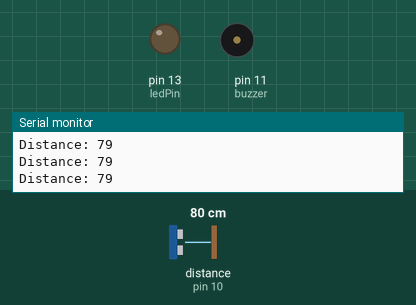
Bench run of a sketch on a simulated Arduino Uno, built with avr-gcc and run on an emulated ATmega328P. Parts: output pins drawn as LEDs (lit = HIGH), buzzer (waves = sounding, pin HIGH), the last lines printed to the serial monitor. Wiring (inferred from the names in the program): ultrasonic range finder: trigger pin 9; echo pin 10. The inputs (shaded band) are chosen by the test bench; at power-on: distance to the obstacle (sensor on pin 10) 80 cm. The echo pulse lasts 58.3 µs per cm; pins used as bus, display or sensor lines are not drawn.

Above: at 1.2 s.
1.3 s: distance to the obstacle (sensor on pin 10) set to 35 cm
2.8 s: distance to the obstacle (sensor on pin 10) set to 28 cm
At 3.3 s:
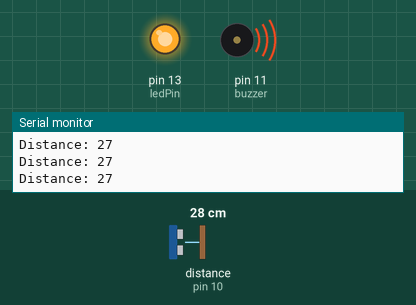
4.3 s: distance to the obstacle (sensor on pin 10) set to 60 cm
At 5.7 s:
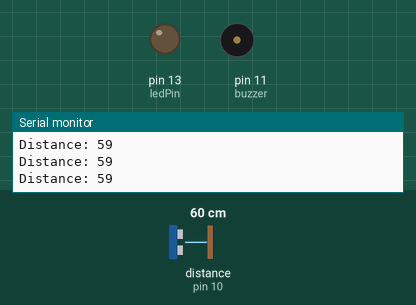
7.3 s: distance to the obstacle (sensor on pin 10) set to 18 cm
At 7.9 s:
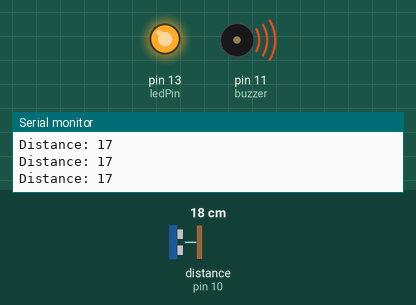
Timing chart, 0 to 9.8 s (numbered marks = the images above; inputs shaded):
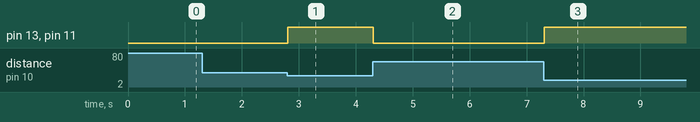

Measured:
- the behaviour switches between 32 and 31 cm on distance to the obstacle (sensor on pin 10) (found by bisection; images 0 and 1)
- after the input at 2.8 s, pin 13 (ledPin), pin 11 (buzzer): LOW → HIGH at once
- after the input at 4.3 s, pin 13 (ledPin), pin 11 (buzzer): HIGH → LOW at once
- after the input at 7.3 s, pin 13 (ledPin), pin 11 (buzzer): LOW → HIGH at once

The sketch:

Pendeteksi_jarak.ino
```cpp
// Projek rancang bangun Tongkat pintar Tunanetra dengan menggunakan mikrokontroler Arduino
// SOURCH CODE PENDETEKSI JARAK


// Mendefinisikan nomor pin
const int trigPin = 9;
const int echoPin = 10;
const int buzzer = 11;
const int ledPin = 13;

// definisi variable
long duration;
int distance;
int safetyDistance;


void setup()
{
pinMode(trigPin, OUTPUT);
pinMode(echoPin, INPUT);
pinMode(buzzer, OUTPUT);
pinMode(ledPin, OUTPUT);
Serial.begin(9600); //
}


void loop() {
// Clears the trigPin
digitalWrite(trigPin, LOW);
delayMicroseconds(2);

// menyetel TringPin pada  status Tinggi selama 10 mikro detik
digitalWrite(trigPin, HIGH);
delayMicroseconds(10);
digitalWrite(trigPin, LOW);

//membaca pin Echo, mengembalikan waktu tempuh gelombang suara dalam mokro detik
duration = pulseIn(echoPin, HIGH);

// menghitung jarak
distance= duration*0.034/2;

safetyDistance = distance;
if (safetyDistance <= 30)
{
  digitalWrite(buzzer, HIGH);
  digitalWrite(ledPin, HIGH);
}
else{
  digitalWrite(buzzer, LOW);
  digitalWrite(ledPin, LOW);
}

// Prints the distance on the Serial Monitor
Serial.print("Distance: ");
Serial.println(distance);
}
```
